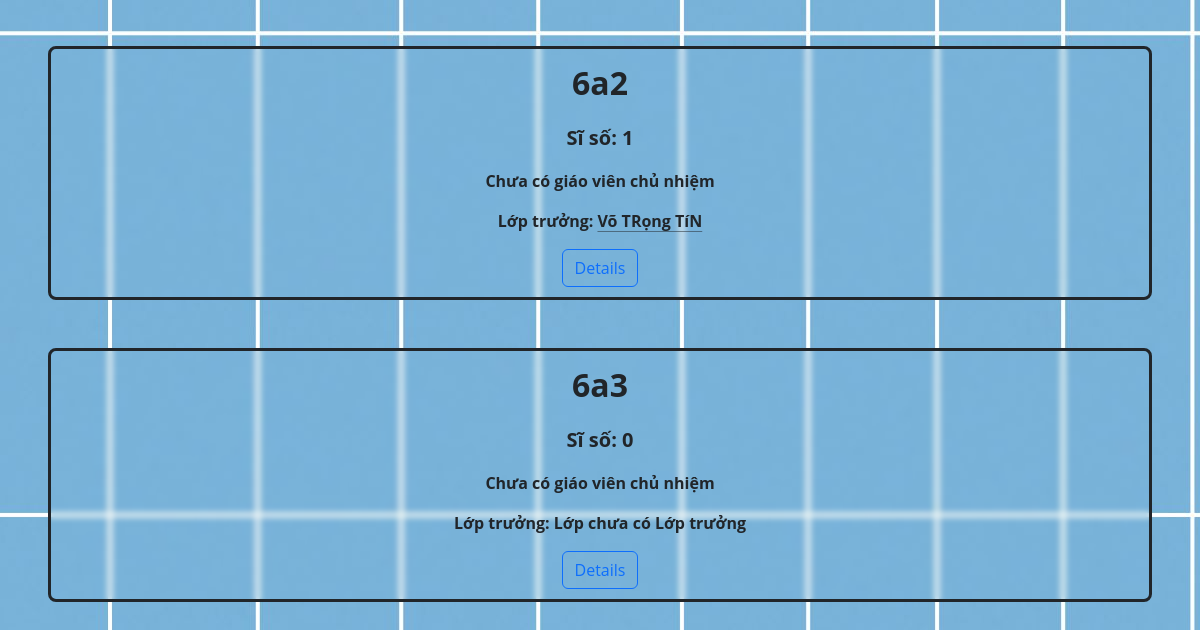
Before: /classes (lower part) with the older database file.
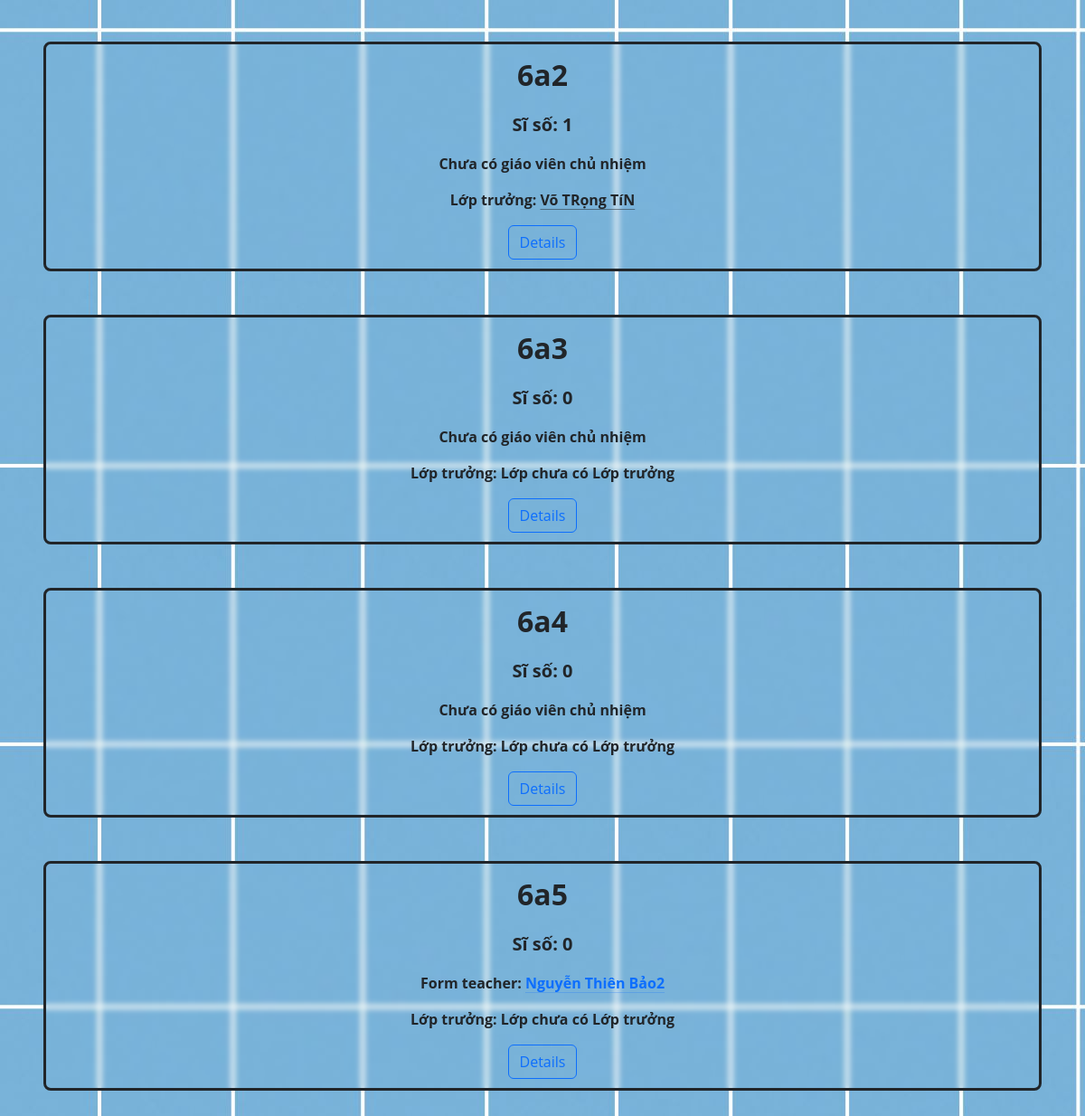
After: the same page with the newer database file.
### Du_An/models.py (models this page shows, shortened)
class Class(models.Model):
    name = models.CharField(max_length=3, unique=True)
    def get_profile(self, year: int =this_year):
        try:
            return self.profiles.get(year=year)
        except ClassYearProfile.DoesNotExist:
            return None

class ClassYearProfile(models.Model):
    classroom = models.ForeignKey(Class, on_delete=models.CASCADE, related_name="profiles") #-W profile with 's'
    year = models.PositiveSmallIntegerField(blank=False, default=date.today().year)
    form_teacher = models.OneToOneField(Teacher, on_delete=models.CASCADE, null=True, blank=True, default=None, related_name="form_class")

class StudentYearProfile(models.Model):
    year = models.PositiveSmallIntegerField(blank=False, default=this_year)
    student = models.ForeignKey(Student, on_delete=models.CASCADE, related_name="profiles") #-W profile with 's'
    classroom = models.ForeignKey("ClassYearProfile", on_delete=models.CASCADE, related_name="students")
    role = models.CharField(max_length=30, choices=role_choices)
    main_subjects = models.ManyToManyField(MainSubject, related_name="student")
    second_subjects = models.ManyToManyField(SecondSubject, related_name="student")
    comment_subjects = models.ManyToManyField(EvaluateByCommentSubject, related_name="student")
    second_term_main_subjects = models.ManyToManyField(MainSubject, related_name="second_term_student")
    second_term_second_subjects = models.ManyToManyField(SecondSubject, related_name="second_term_student")
    second_term_comment_subjects = models.ManyToManyField(EvaluateByCommentSubject, related_name="second_term_student")

class Student(models.Model):
    full_name = models.CharField(max_length=200)
    birthday = models.DateField(blank=False)
    is_boy = models.BooleanField()
    """
    //main_subjects = models.ManyToManyField(MainSubject, related_name="student")
    //second_subjects = models.ManyToManyField(SecondSubject, related_name="student")
    //comment_subjects = models.ManyToManyField(EvaluateByCommentSubject, related_name="student")
    //second_term_main_subjects = models.ManyToManyField(MainSubject, related_name="second_term_student")
    //second_term_second_subjects = models.ManyToManyField(SecondSubject, related_name="second_term_student")
    //second_term_comment_subjects = models.ManyToManyField(EvaluateByCommentSubject, related_name="second_term_student")
    """

class Teacher(User):
    full_name = models.CharField(max_length=200, unique=False)
    subject = models.ManyToManyField(Subject, related_name="teachers")
    contact_information = models.TextField(default="")

### Du_An/views.py (the view, shortened to what this page needs)
# urls.py: path("classes", views.view_classes, name="classes"),
def view_classes(request):
    if request.method == "GET":
        classes = Class.objects.all()
        return render(request, "Du_An/classes.html", {
            "classes": [ {"class": classroom, "profile": classroom.get_profile()} for classroom in classes ]
        })

### Du_An/templatetags/tags.py (called while the page is built)
@register.simple_tag
def get_student_page_link(classroom: Class, role: str, tagclass: str, year: int = this_year) -> str:
    try:
        student: StudentYearProfile = classroom.profiles.get(year=year).students.get(role=role)
        href = reverse("view_student", args=(student.student.id, ))
        return format_html(tag("a", attribute='href="{}" class="{}"', content=student.student.full_name), href, tagclass)
    except StudentYearProfile.DoesNotExist:
        return f"Lớp chưa có {get_role_name(role)}"
    except ClassYearProfile.DoesNotExist:
        return "Năm học không hợp lệ"
    except:
        return '' #* Return None may raise Error when Django render template

@register.simple_tag
def get_role_name(role: str) -> str | None:
    if role not in STUDENT_ROLE:
        return
    for role_name in role_choices:
        if role in role_name:
            return role_name[-1] #* get the vietnamese name of the role

def tag(tagname: str, attribute: str = '', content: str = ''):
    return f"<{tagname} {attribute}> {content} </{tagname}>"

### Du_An/templates/Du_An/classes.html (shortened to what this page needs)
{% extends 'Du_An/layout.html' %}
{% load static %}
{% load tags %}
{% block style %} <link href="{% static 'Du_An/css/index.css' %}" rel="stylesheet"> {% endblock %}
{% block body %}
    <div class="classes">
        {% for class in classes %}
        {% if class %}
            <div class="class" data-name="{{ class.class.name }}">
                <p class="class_name"> {{ class.class.name }} </p>
                <p class="class_student_count">Sĩ số: {{ class.profile.students.count }} </p>
                {% if class.profile.form_teacher %}
                <p class="formTeacher">
                    Form teacher: <a class="link-primary link-offset-2 link-underline-opacity-25 link-underline-opacity-75-hover" href="{% url 'view_teacher' class.profile.form_teacher.id %}">{{ class.profile.form_teacher.full_name }} </a>
                </p>
                {% else %}
                <p class="formTeacher">Chưa có giáo viên chủ nhiệm</p>
                {% endif %}
                <p class="monitor">
                    {% if class.class %}
                        {% autoescape off %}
                            Lớp trưởng: {% get_student_page_link class.class 'monitor' 'link-dark link-offset-2 link-underline-opacity-50 link-underline-opacity-100-hover'  %}
                        {% endautoescape %}
                    {% endif %}
                </p>
                <a href="{% url 'view_class' class.class.id %}" class="btn btn-outline-primary">Details</a>
            </div>
        {% endif %}
        {% endfor %}
    </div>
{% endblock %}

### Du_An/templates/Du_An/layout.html (shortened to what this page needs)
{% load static %}
<!DOCTYPE html>
<html lang="vi">
<head>
    <link href="https://cdn.jsdelivr.net/npm/bootstrap@5.3.3/dist/css/bootstrap.min.css" rel="stylesheet">
    {% block style %}{% endblock %}
</head>
<body>
    {% block body %}{% endblock %}
</body>
</html>

### Du_An/static/Du_An/css/index.css (style rules this page uses)
body { margin: 0; background-image: url(../images/BGRegister.jpg); font-family: 'Open Sans', sans-serif; }
.classes { margin-top: 3rem; margin-left: 3rem; margin-right: 3rem; }
.class { border: 3px solid; border-radius: 8px; margin-bottom: 3rem; text-align: center; padding: 10px 20px; backdrop-filter: blur(3px); }
.class_student_count { font-weight: bold; font-size: 20px; }
.class_name { font-weight: bold; font-size: 2rem; }
.formTeacher { font-weight: bold; font-size: 1rem; }
.monitor { font-weight: bold; font-size: 1rem; }

Changed rows visible on the page:
added Class: class.name "6a4", profile.students.count "0", shows "Chưa có giáo viên chủ nhiệm", id.classroom_id "Lớp chưa có Lớp trưởng"
added Class: class.name "6a5", profile.students.count "0", profile.form_teacher.full_name "Nguyễn Thiên Bảo2", id.classroom_id "Lớp chưa có Lớp trưởng"
